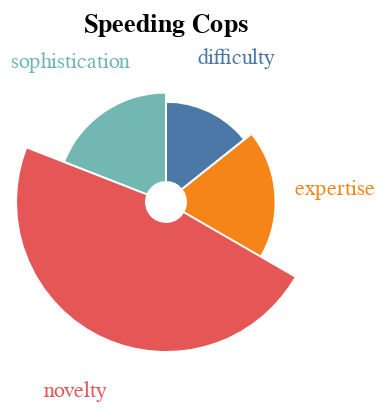

The notebook cell this image was saved under:
### Code cell
cops_df = melted[melted.name == 'Speeding Cops'].reset_index()
cops_base = alt.Chart(cops_df).encode(
    theta=alt.Theta("rating:Q").stack(True),
    radius=alt.Radius("rating")
        .scale(type="sqrt", zero=True, rangeMin=20),
    order = alt.Order('attribute:N'),
    color=alt.Color("attribute:N", legend=None)
)
c1 = cops_base.mark_arc(innerRadius=10, stroke="#fff")
c2 = cops_base.mark_text(radiusOffset=30).encode(text="attribute:N")
cops_chart = (c1 + c2).properties(
    title="Speeding Cops",
    width = 150,
    height= 150
)
cops_chart

### Figure 1 — Vega-Lite specification as saved in the notebook (floating-point values rounded to 4 significant figures)
{"config": {"view": {"continuousWidth": 300, "continuousHeight": 300}}, "layer": [{"mark": {"type": "arc", "innerRadius": 10, "stroke": "#fff"}, "encoding": {"color": {"field": "attribute", "legend": null, "type": "nominal"}, "order": {"field": "attribute", "type": "nominal"}, "radius": {"field": "rating", "scale": {"type": "sqrt", "zero": true, "rangeMin": 20}, "type": "quantitative"}, "theta": {"field": "rating", "stack": true, "type": "quantitative"}}}, {"mark": {"type": "text", "radiusOffset": 30}, "encoding": {"color": {"field": "attribute", "legend": null, "type": "nominal"}, "order": {"field": "attribute", "type": "nominal"}, "radius": {"field": "rating", "scale": {"type": "sqrt", "zero": true, "rangeMin": 20}, "type": "quantitative"}, "text": {"field": "attribute", "type": "nominal"}, "theta": {"field": "rating", "stack": true, "type": "quantitative"}}}], "data": {"name": "data-daa2d9d5ec019ed02af11cfc8ddb4b29"}, "height": 150, "title": "Speeding Cops", "width": 150, "$schema": "https://vega.github.io/schema/vega-lite/v5.16.3.json", "datasets": {"data-daa2d9d5ec019ed02af11cfc8ddb4b29": [{"index": 1, "name": "Speeding Cops", "attribute": "difficulty", "rating": 3}, {"index": 4, "name": "Speeding Cops", "attribute": "sophistication", "rating": 4}, {"index": 7, "name": "Speeding Cops", "attribute": "expertise", "rating": 4}, {"index": 10, "name": "Speeding Cops", "attribute": "novelty", "rating": 10}]}}
